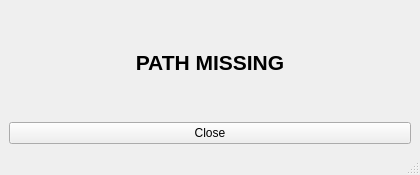
<?xml version="1.0" encoding="UTF-8"?>
<ui version="4.0">
 <class>BrowseValidation</class>
 <widget class="QMainWindow" name="BrowseValidation">
  <property name="geometry">
   <rect>
    <x>0</x>
    <y>0</y>
    <width>420</width>
    <height>175</height>
   </rect>
  </property>
  <property name="windowTitle">
   <string>Path Missing</string>
  </property>
  <widget class="QWidget" name="centralwidget">
   <layout class="QGridLayout" name="gridLayout_2">
    <item row="0" column="0">
     <layout class="QGridLayout" name="gridLayout">
      <item row="0" column="0">
       <layout class="QVBoxLayout" name="verticalLayout">
        <item>
         <widget class="QLabel" name="InsertPatLabel">
          <property name="font">
           <font>
            <pointsize>16</pointsize>
            <weight>75</weight>
            <bold>true</bold>
           </font>
          </property>
          <property name="text">
           <string>PATH MISSING</string>
          </property>
          <property name="alignment">
           <set>Qt::AlignCenter</set>
          </property>
         </widget>
        </item>
        <item>
         <widget class="QPushButton" name="CloseButton2">
          <property name="text">
           <string>Close</string>
          </property>
         </widget>
        </item>
       </layout>
      </item>
     </layout>
    </item>
   </layout>
  </widget>
  <widget class="QMenuBar" name="menubar">
   <property name="geometry">
    <rect>
     <x>0</x>
     <y>0</y>
     <width>420</width>
     <height>21</height>
    </rect>
   </property>
  </widget>
  <widget class="QStatusBar" name="statusbar"/>
 </widget>
 <resources/>
 <connections/>
</ui>
